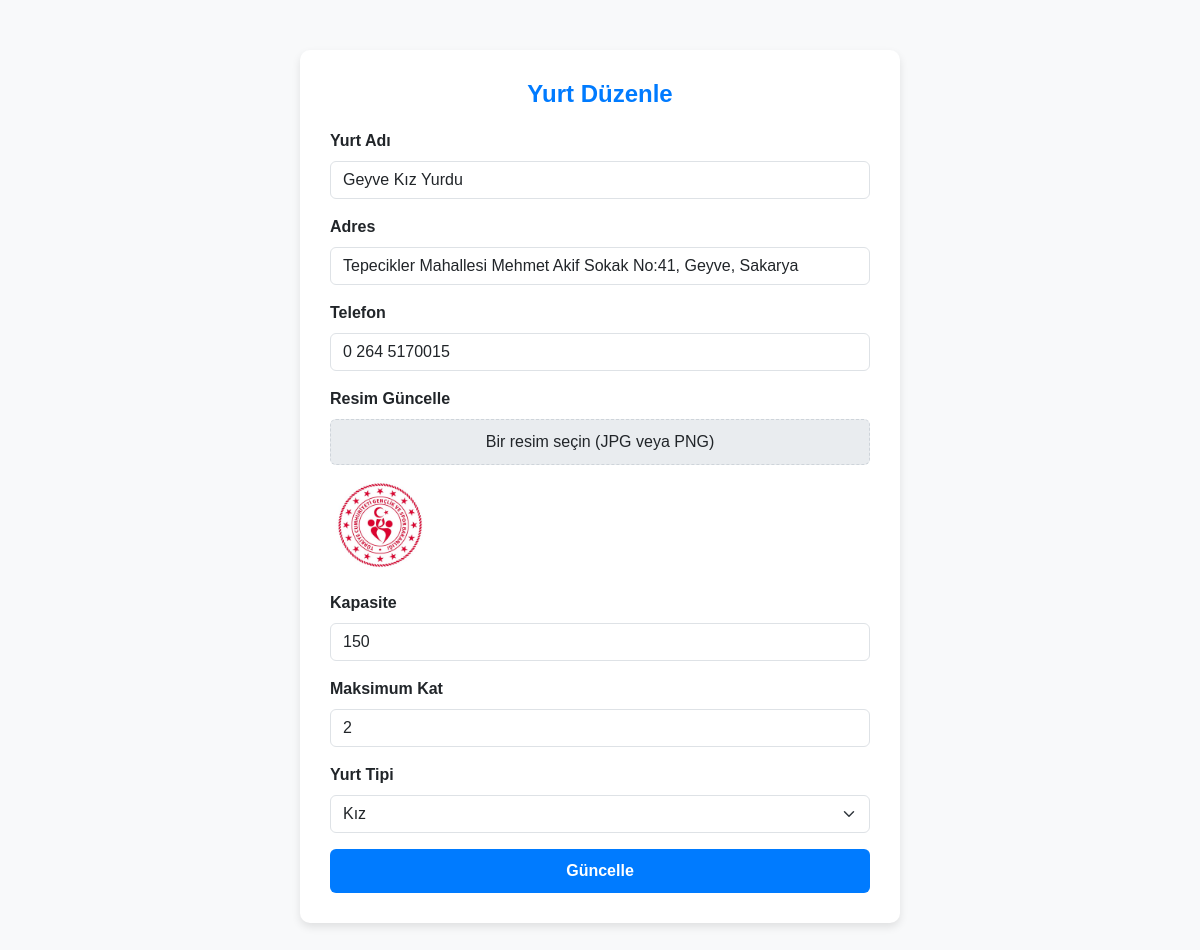
/edit_yurt.php?id=27, run on the app's committed database.
### tables this page shows
CREATE TABLE `yurtlar` (
  `id` int(11) NOT NULL,
  `yurtadi` varchar(255) NOT NULL,
  `adres` varchar(255) NOT NULL,
  `telefon` varchar(20) NOT NULL,
  `resim` text NOT NULL,
  `kapasite` int(11) NOT NULL,
  `kat` int(11) NOT NULL DEFAULT '1',
  `yurt_tipi` varchar(10) NOT NULL,
  `tekil_yurt_kodu` varchar(10) DEFAULT NULL
);

### edit_yurt.php (the view, shortened to what this page needs)
<?php
$servername = "localhost";
$username = "root";
$password = "";
$dbname = "rekoryurdu";
$conn = new mysqli($servername, $username, $password, $dbname);
$conn->set_charset("utf8mb4");
$id = $_GET['id'];
$result = $conn->query("SELECT * FROM yurtlar WHERE id = $id");
$yurt = $result->fetch_assoc();
?>
<!DOCTYPE html>
<html lang="tr">
<head>
    <link href="https://cdn.jsdelivr.net/npm/bootstrap@5.3.0/dist/css/bootstrap.min.css" rel="stylesheet">
</head>
<body>
<div class="container">
    <h2>Yurt Düzenle</h2>
    <form method="POST" action="" enctype="multipart/form-data">
        <div class="mb-3">
            <label for="yurtadi" class="form-label">Yurt Adı</label>
            <input type="text" class="form-control" id="yurtadi" name="yurtadi" value="<?= htmlspecialchars($yurt['yurtadi']) ?>" required>
        </div>
        <div class="mb-3">
            <label for="adres" class="form-label">Adres</label>
            <input type="text" class="form-control" id="adres" name="adres" value="<?= htmlspecialchars($yurt['adres']) ?>" required>
        </div>
        <div class="mb-3">
            <label for="telefon" class="form-label">Telefon</label>
            <input type="text" class="form-control" id="telefon" name="telefon" value="<?= htmlspecialchars($yurt['telefon']) ?>" required>
        </div>
        <div class="mb-3 file-input">
            <label for="resim" class="form-label">Resim Güncelle</label>
            <label for="resim" class="file-label">Bir resim seçin (JPG veya PNG)</label>
            <img src="<?= htmlspecialchars(json_decode($yurt['resim'], true)['path']) ?>" alt="Mevcut Resim" style="width: 100px;">
        </div>
        <div class="mb-3">
            <label for="kapasite" class="form-label">Kapasite</label>
            <input type="number" class="form-control" id="kapasite" name="kapasite" value="<?= htmlspecialchars($yurt['kapasite']) ?>" required>
        </div>
        <div class="mb-3">
            <label for="kat" class="form-label">Maksimum Kat</label>
            <input type="number" class="form-control" id="kat" name="kat" value="<?= htmlspecialchars($yurt['kat']) ?>" min="1" required>
        </div>
        <div class="mb-3">
            <label for="yurt_tipi" class="form-label">Yurt Tipi</label>
            <select class="form-select" id="yurt_tipi" name="yurt_tipi" required>
                <option value="Kız" <?= $yurt['yurt_tipi'] === 'Kız' ? 'selected' : '' ?>>Kız</option>
            </select>
        </div>
        <button type="submit" class="btn btn-primary w-100">Güncelle</button>
    </form>
</div>
</body>
</html>

### edit_yurt.php (style rules this page uses)
body { font-family: Arial, sans-serif; background-color: #f8f9fa; }
.container { max-width: 600px; margin: 50px auto; background: #fff; padding: 30px; border-radius: 10px; box-shadow: 0px 4px 8px rgba(0, 0, 0, 0.1); }
.form-label { font-weight: bold; }
.form-control { border-radius: 6px; }
.btn-primary { background-color: #007bff; border: none; font-weight: 600; padding: 10px 15px; border-radius: 6px; transition: background-color 0.3s ease; }
h2 { font-size: 24px; font-weight: bold; margin-bottom: 20px; text-align: center; color: #007bff; }
.file-input { position: relative; }
.file-label { display: block; background: #e9ecef; border: 1px dashed #ced4da; padding: 10px 15px; text-align: center; border-radius: 6px; cursor: pointer; transition: background-color 0.3s ease; }
img { display: block; margin-top: 10px; border-radius: 5px; }

### data on the page
yurtlar: yurtadi "Geyve Kız Yurdu", adres "Tepecikler Mahallesi Mehmet Akif Sokak No:41, Geyve, Sakarya", telefon "0 264 5170015", kapasite "150", kat "2", yurt_tipi "Kız"
